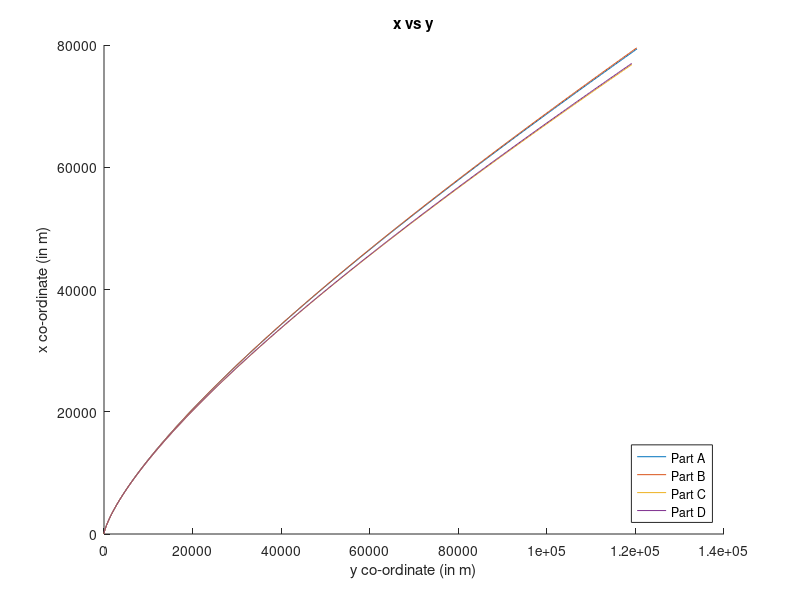
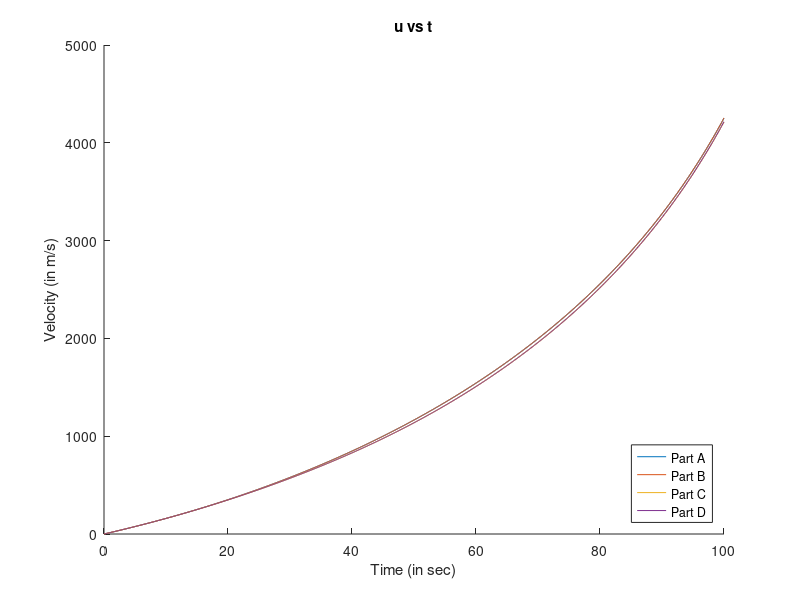
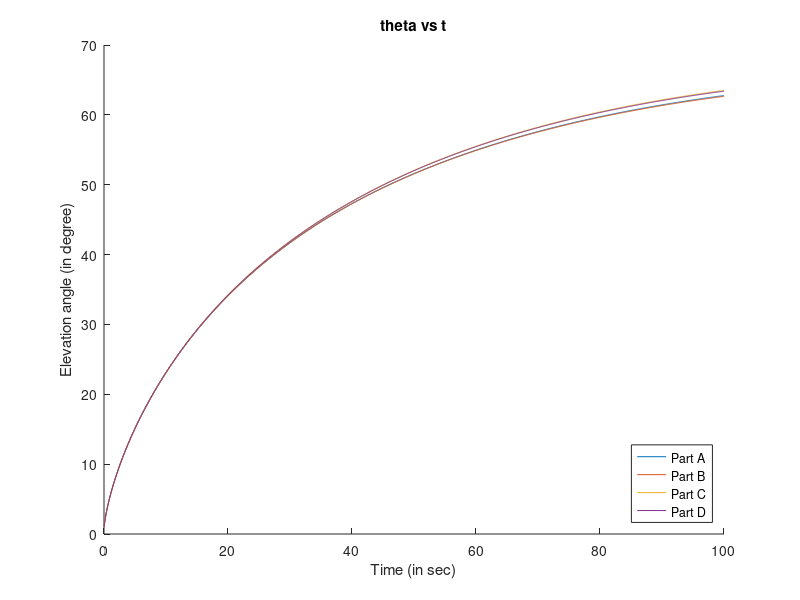
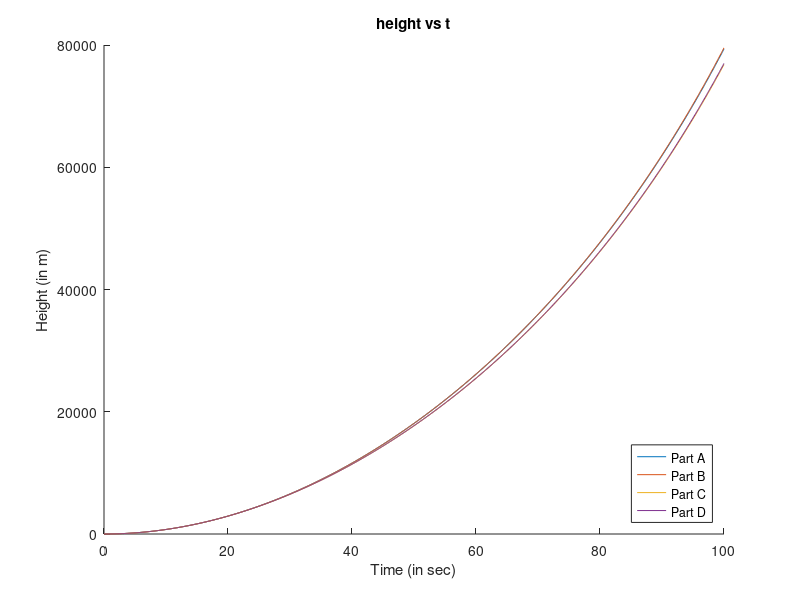

Source code (MATLAB) for these figures, in order:
function assignment_q1
    % Given
    M_o = 15000;      % kg
    M_p = 12000;      % kg
    t_b = 100;           % sec
    u_eq = 3048;      % m/s
    theta_o = 1;        % degree
    delta_t = 0.1;      % sec
    
    % Caculation
    M_b = M_o - M_p; % kg
    massRate = M_p /  t_b; % kg/s
    Thrust = massRate * u_eq;  %N
    R = M_o / M_b;

    x_ = zeros(4, 1001);
    y_ = zeros(4, 1001);
    h_ = zeros(4, 1001);
    u_ = zeros(4, 1001);
    theta_ = zeros(4, 1001);
    t_ = zeros(4, 1001);

    
    % Question 1 Solution
    solution('a');
    
    % Question 2 Solution
    solution('b');
    
    % Question 3 Solution
    solution('c');
    
    % Question 4 Solution
    solution('d');

    % Plot between x vs y
    save_fig = figure;
    hold on
    title('x vs y')
    ylabel('x co-ordinate (in m)')
    xlabel('y co-ordinate (in m)')
    for k = 1:4
      plot(x_(k, :), y_(k, :))
    end
    legend('Part A', 'Part B', 'Part C', 'Part D', 'Location', 'southeast')
    hold off
    saveas(save_fig, 'x_vs_y.png');
    %%Plot speed vs time%%%
    save_fig = figure;
    hold on
    title('u vs t')
    ylabel('Velocity (in m/s)')
    xlabel('Time (in sec)')
    for k = 1:4
        plot(t_(k, :), u_(k, :))
    end
    legend('Part A', 'Part B', 'Part C', 'Part D', 'Location', 'southeast')
    hold off
    saveas(save_fig, 'u_vs_t.png')
    %Plot elevation angle vs time%%%
    save_fig = figure;
    hold on
    title('theta vs t')
    ylabel('Elevation angle (in degree)')
    xlabel('Time (in sec)')
    for k = 1:4
        plot(t_(k, :), theta_(k, :))
    end
    legend('Part A', 'Part B', 'Part C', 'Part D', 'Location', 'southeast')
    hold off
    saveas(save_fig, 'theta_vs_t.png')
    %Plot height vs time%%
    save_fig = figure;
    hold on
    title('height vs t')
    ylabel('Height (in m)')
    xlabel('Time (in sec)')
    for k = 1:4
        plot(t_(k, :), h_(k, :))
    end
    legend('Part A', 'Part B', 'Part C', 'Part D', 'Location', 'southeast')
    hold off
    saveas(save_fig, 'height_vs_t.png')
    
    function solution(part)
        D = 0; % N
        g_o = 9.81; % m/s^2
        u_x(1) = 0;  % m/s
        u_y(1) = 0;  % m/s
        u(1) = 0;     % m/s
        u_n(1) = 0; % m/s
        u_r(1) = 0;  % m/s
        x(1) = 0;     % m
        y(1) = 0;     % m
        h(1) = 0;     % m
        theta(1) = theta_o;  % in degree
        M(1) = M_o; % kg
        t(1) = 0;       % s
        for i = 2:1001
            t(i) = t(i - 1) + delta_t;
            if (part == 'a')
                % g = 9.81 (constant)
                g = g_o;
                % Drag = 0
                D = 0;
            elseif (part == 'b')
                % g = 9.81 * (Re/ (Re + h)) 
                g = get_g(g_o, h(i - 1));
                % Drag = 0
                D = 0;
            elseif (part == 'c')
                % g = 9.81 (constant)
                g = g_o;
                % Drag = C_d * (1/2) * rho_h * (u^2) * A_f;
                D = get_D(h(i - 1), u(i -1));
            elseif (part == 'd')
                % g = 9.81 * (Re/ (Re + h)) 
                g = get_g(g_o, h(i - 1));
                 % Drag = C_d * (1/2) * rho_h * (u^2) * A_f;
                D = get_D(h(i - 1), u(i - 1));
            end
            delta_u_tOld = get_delta_u_tOld(massRate, u_eq, M(i -1), D, g, theta(i - 1), delta_t);
            delta_un_tOld = get_delta_un_tOld(g, theta(i - 1), delta_t);
            delta_ur_tOld = get_delta_ur_tOld(delta_u_tOld, delta_un_tOld);
            delta_theta_tOld = get_delta_theta_tOld(delta_un_tOld, u_r(i - 1), delta_u_tOld);
            delta_phi_tOld = get_delta_phi_tOld(delta_un_tOld, delta_u_tOld);
            delta_ux_tOld = get_delta_ux_tOld(delta_ur_tOld, theta(i -1), delta_phi_tOld);
            delta_uy_tOld = get_delta_uy_tOld(delta_ur_tOld, theta(i -1), delta_phi_tOld);

            theta(i) = get_theta_tNew(theta(i - 1), delta_theta_tOld);
            u_x(i) = get_ux_tNew(u_x(i - 1), delta_ux_tOld);
            u_y(i) = get_uy_tNew(u_y(i - 1), delta_uy_tOld);
            u_r(i) = get_ur_tNew(u_x(i), u_y(i));
            u(i) = get_u_tNew(u_r(i));

            delta_x_tOld = get_delta_x_tOld(u_x(i), delta_t);
            delta_y_tOld = get_delta_y_tOld(u_y(i), delta_t);
            delta_M_tOld = get_delta_M_tOld(massRate, delta_t);

            x(i) = get_x_tNew(x(i - 1), delta_x_tOld);
            y(i) = get_y_tNew(y(i - 1), delta_y_tOld);
            M(i) = get_M_tNew(M(i - 1), delta_M_tOld);
            h(i) = get_h_tNew(y(i));
        end
        
        %%%%%%%OUTPUT%%%%%%%%
        
        %%%Answers%%%
        % Burnout height for respective question
        disp(['For Question 1 part ', part])
        disp(['Burnout height(h_b) is ', num2str(h(end)), ' m']);
        % Burnout speed for respective question
        disp(['Burnout speed(v_b) is ', num2str(u(end)), ' m/s']);
        % Burnout theta for respective question
        disp(['Burnout angle(theta) is ', num2str(theta(end)), ' degree']);

        if (part == 'a')
          x_(1, :) = x;
          y_(1, :) = y;
          h_(1, :) = h;
          u_(1, :) = u;
          theta_(1, :) = theta;
          t_(1, :) = t;
        elseif (part == 'b')
          x_(2, :) = x;
          y_(2, :) = y;
          h_(2, :) = h;
          u_(2, :) = u;
          theta_(2, :) = theta;
          t_(2, :) = t;
        elseif (part == 'c')
          x_(3, :) = x;
          y_(3, :) = y;
          h_(3, :) = h;
          u_(3, :) = u;
          theta_(3, :) = theta;
          t_(3, :) = t;
        else
          x_(4, :) = x;
          y_(4, :) = y;
          h_(4, :) = h;
          u_(4, :) = u;
          theta_(4, :) = theta;
          t_(4, :) = t;
        end
        
        %%%Plots%%%
        %%%Plot y-coordinate vs x-coordinate%%%
        %save_fig = figure
        %hold on
        %plot(x, y)
        %title(['x vs y for part ', part])
        %ylabel('x co-ordinate (in m)')
        %xlabel('y co-ordinate (in m)')
        %hold off
        %saveas(save_fig, ['x_vs_y_part_', part, '.png'])

    end

    %%%Functions%%%
    function g = get_g(g_o, h)
        g = g_o * (6400000 / (6400000 + h));
    end

    function D = get_D(h, u)
        rho_h = 1.2 * exp(-2.9 * (10^(-5)) * (h^(1.15)));
        A_f = 1;
        C_d = 0.1;
        D = C_d * (1/2) * rho_h * (u^2) * A_f;
    end

    function delta_u_tOld = get_delta_u_tOld(massRate_tOld, ueq_tOld, M_tOld, D_tOld, g_tOld, theta_tOld, delta_t)
        delta_u_tOld = ( ((massRate_tOld * ueq_tOld) / M_tOld) - (D_tOld / M_tOld) - (g_tOld * cosd(theta_tOld)) ) * delta_t;
    end

    function delta_un_tOld = get_delta_un_tOld(g_tOld, theta_tOld, delta_t)
        delta_un_tOld = g_tOld * sind(theta_tOld) * delta_t;
    end

    function delta_ur_tOld = get_delta_ur_tOld(delta_u_tOld, delta_un_tOld)
        delta_ur_tOld = ( (delta_u_tOld)^2 + (delta_un_tOld)^2) ^ (1/2);
    end

    function delta_theta_tOld = get_delta_theta_tOld(delta_un_tOld, ur_tOld, delta_u_tOld)
        delta_theta_tOld = atand((delta_un_tOld) / (ur_tOld + delta_u_tOld));
    end

    function delta_phi_tOld = get_delta_phi_tOld(delta_un_tOld, delta_u_tOld)
        delta_phi_tOld = atand(delta_un_tOld / delta_u_tOld);
    end
    
    function delta_ux_tOld = get_delta_ux_tOld(delta_ur_tOld, theta_tOld, delta_phi_tOld)
        delta_ux_tOld =delta_ur_tOld * (sind(theta_tOld + delta_phi_tOld));
    end
    
   function delta_uy_tOld = get_delta_uy_tOld(delta_ur_tOld, theta_tOld, delta_phi_tOld)
        delta_uy_tOld =delta_ur_tOld * (cosd(theta_tOld + delta_phi_tOld));
   end

    function theta_tNew = get_theta_tNew(theta_tOld, delta_theta_tOld)
        theta_tNew = theta_tOld + delta_theta_tOld;
    end

    function  ux_tNew = get_ux_tNew(ux_tOld, delta_ux_tOld)
        ux_tNew = ux_tOld + delta_ux_tOld;
    end

    function  uy_tNew = get_uy_tNew(uy_tOld, delta_uy_tOld)
        uy_tNew = uy_tOld + delta_uy_tOld;
    end

    function ur_tNew = get_ur_tNew(ux_tNew, uy_tNew)
        ur_tNew = ((ux_tNew ^ 2) + (uy_tNew ^ 2))^(1/2);
    end

    function u_tNew = get_u_tNew(ur_tNew)
        u_tNew = ur_tNew;
    end

    function delta_x_tOld = get_delta_x_tOld(ux_tNew, delta_t)
        delta_x_tOld = ux_tNew * delta_t;
    end

    function delta_y_tOld = get_delta_y_tOld(uy_tNew, delta_t)
        delta_y_tOld = uy_tNew * delta_t;
    end

    function delta_M_tOld = get_delta_M_tOld(massRate_tOld, delta_t)
        delta_M_tOld = -massRate_tOld * delta_t;
    end

    function x_tNew = get_x_tNew(x_tOld, delta_x_tOld)
        x_tNew = x_tOld + delta_x_tOld;
    end
    
   function y_tNew = get_y_tNew(y_tOld, delta_y_tOld)
        y_tNew = y_tOld + delta_y_tOld;
   end

    function M_tNew = get_M_tNew(M_tOld, delta_M_tOld)
        M_tNew = M_tOld + delta_M_tOld;
    end

    function h_tNew = get_h_tNew(y_tNew)
        h_tNew = y_tNew;
    end

end
